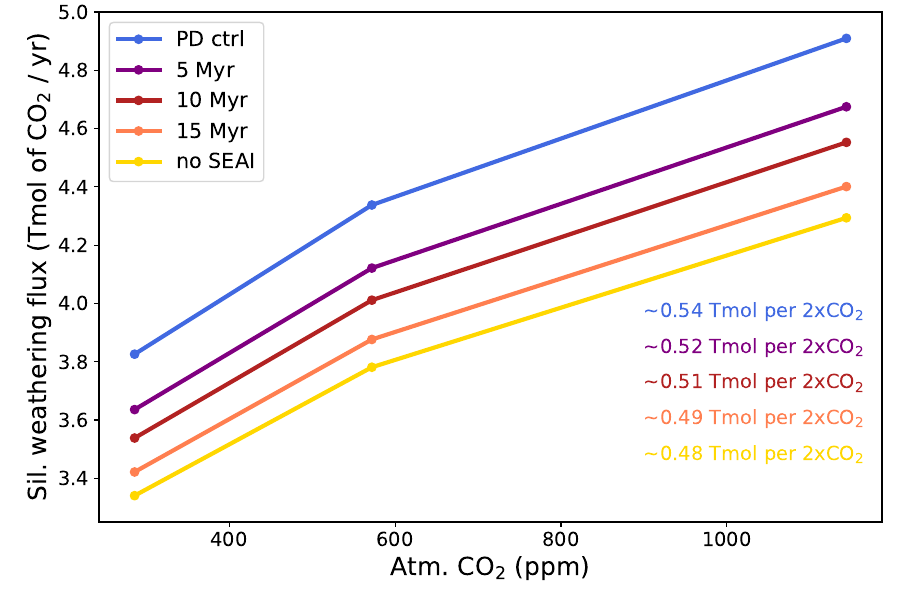

The script that saved this image:
import netCDF4 as nc
import numpy as np
from matplotlib import pyplot as plt
from cycler import cycler

####################################
##########   PARAMETERS   ##########
RECORD = True

# COLOR CYCLE - 5 colors
COLOR = ['royalblue','purple','firebrick','coral','gold']
plt.rc( 'axes', prop_cycle=cycler('color',COLOR) )

# FILES
f = list()
f.append( nc.Dataset('GDSS_GFDL_3lvl_ctrl.nc') )
f.append( nc.Dataset('GDSS_GFDL_3lvl_redIA5.nc') )
f.append( nc.Dataset('GDSS_GFDL_3lvl_redIA10.nc') )
f.append( nc.Dataset('GDSS_GFDL_3lvl_redIA.nc') )
f.append( nc.Dataset('GDSS_GFDL_3lvl_noIA.nc') )
####################################
####################################

####################################################

##  Plotting

fig, ax = plt.subplots(figsize=(9,6))
fig.delaxes(ax)
ax = fig.add_axes([0.11,0.13,0.87,0.85])

#--------------------------------------------------#

for fk in f:
    ax.plot( fk['atm_CO2_level'][:], 1e-12*fk['volcanic_degassing'][:], linestyle='-', marker='o', linewidth=3 )

ylim = [3.25, 5]
ax.set_ylim(ylim)

for k in range(len(f)):
    Slopemean = 1e-12 * (f[k]['volcanic_degassing'][-1]-f[k]['volcanic_degassing'][0])/2
    ax.text(900, ylim[0]+(0.4-(0.35/len(f))*k)*(ylim[1]-ylim[0]),
            '~{0:.2f} Tmol per 2xCO$_2$'.format(Slopemean), color=COLOR[k], fontsize=14)

ax.legend(['PD ctrl','5 Myr','10 Myr','15 Myr','no SEAI'], fontsize=15)
ax.set_xlabel('Atm. CO$_2$ (ppm)', fontsize=18)
ax.set_ylabel('Sil. weathering flux (Tmol of CO$_2$ / yr)', fontsize=18)
ax.tick_params(axis='both', labelsize=14)

####################################################

##  Drawing

if RECORD:
    fig.savefig('weatherability_SEAI.pdf', format='pdf', transparent=True)
else:
    plt.show()
